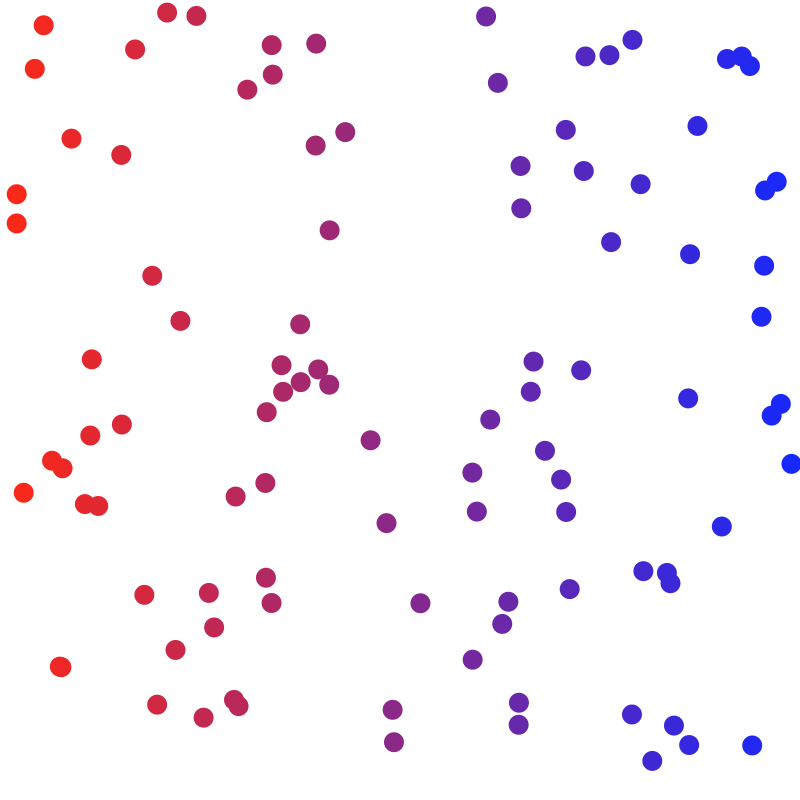
Frame 1 (no input)
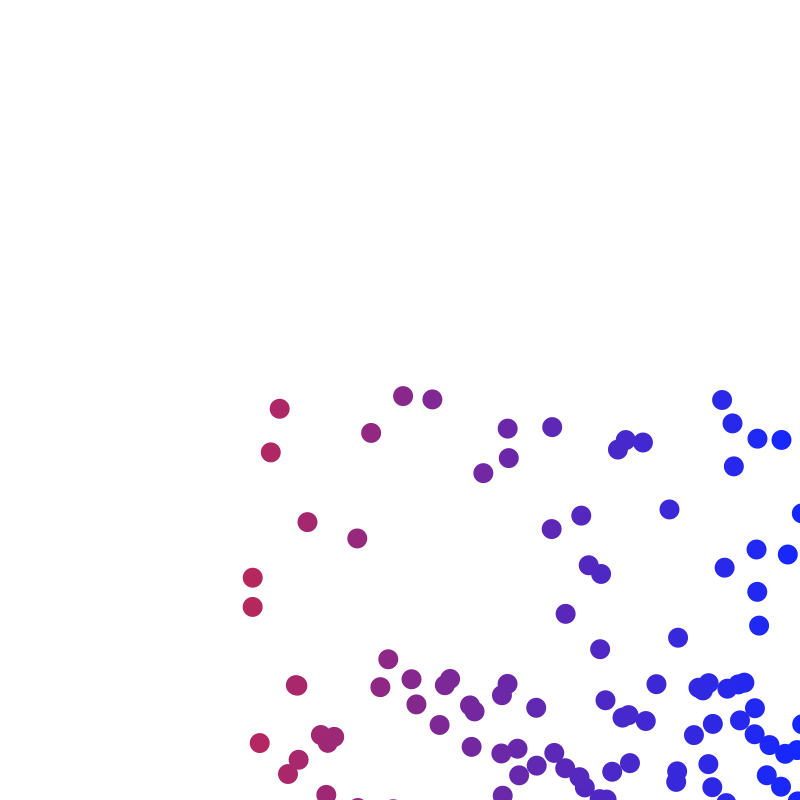
Frame 60 (the mouse pressed at the canvas centre just before this capture)
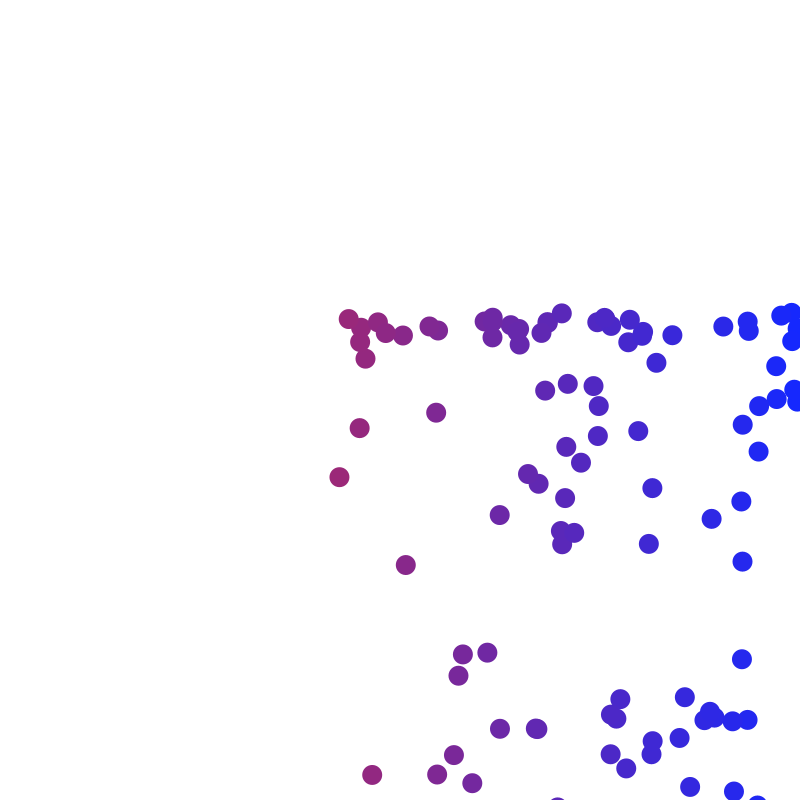
Frame 120 (the mouse held since frame 60 and released just before this capture)

The Processing sketch that drew these frames (run headless with seeded random() and noise(); from frame 60 on, the mouse is pressed at the canvas centre):

// Processing sketch: bouncing_balls_class
// ── bouncing_balls_class.pde
Ball balls[] = new Ball[100];

void setup() {
	size(800, 800);
	smooth();
	noStroke();
	for (int i = 0; i < balls.length; i++) {
		balls[i] = new Ball(random(width), random(height));
	}
}

void draw() {
	background(255);
	for (int i = 0; i < balls.length; i++) {
		balls[i].draw();
	}
}

// ── Ball.pde
// The Ball Class
class Ball {
	// Variables
	float x, y;
	float speedX = 4;
	float speedY = 0.5;
	float rad = 20;
	color startColor = color(255, 40, 20);
	color endColor = color(20, 40, 255);

	// Constructor
	Ball(float _x, float _y) {
		x = _x;
		y = _y;
	}

	// The draw function
	void draw() {
		move();
		bounce();
		gravity();
		display();
	}

	void move() {
		x = x + speedX;
    	y = y + speedY;
	}

	void bounce() {
		if((x > width) || (x < 0)) {
			speedX = speedX * -1;
		}
		if((y > height) || (y < 0)) {
			speedY = speedY * -1;
		}
	}

	void gravity() {
		speedY = speedY + 0.2;
	}

	void display() {
		pushStyle();
		fill(lerpColor(startColor, endColor, x/width));
		ellipse(x, y, rad, rad);
		popStyle();
	}
}
